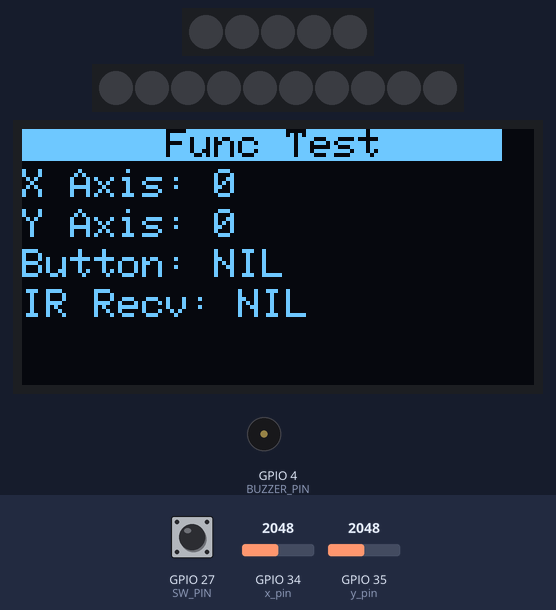
The sketch below on a simulated ESP32. On the bench: 5 RGB LEDs in strip order, left to right, 10 RGB LEDs in strip order, left to right, 128×64 one-colour display, buzzer (waves = sounding). Inputs (shaded band) come from the test bench; at power-on: GPIO 27 (SW_PIN) LOW, GPIO 34 (x_pin) = 2048, GPIO 35 (y_pin) = 2048. Dim RGB values are drawn brighter than linear; what the sketch prints to the serial monitor is not drawn.

Above: at 1.2 s.
1.3 s: GPIO 27 (SW_PIN) pulled HIGH for 1 s
At 1.9 s:
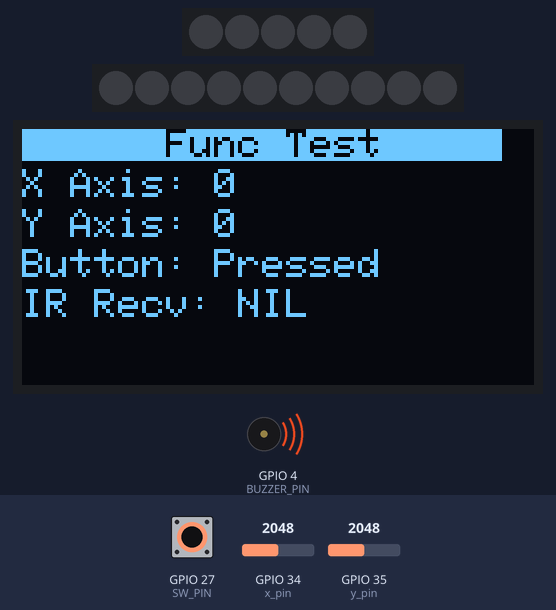
4.0 s: GPIO 34 (x_pin) set to 2866
At 4.9 s:
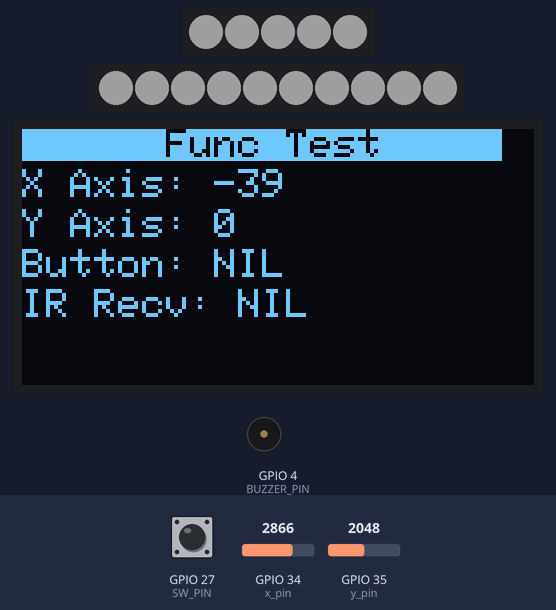
6.0 s: GPIO 35 (y_pin) set to 2866
At 7.9 s:
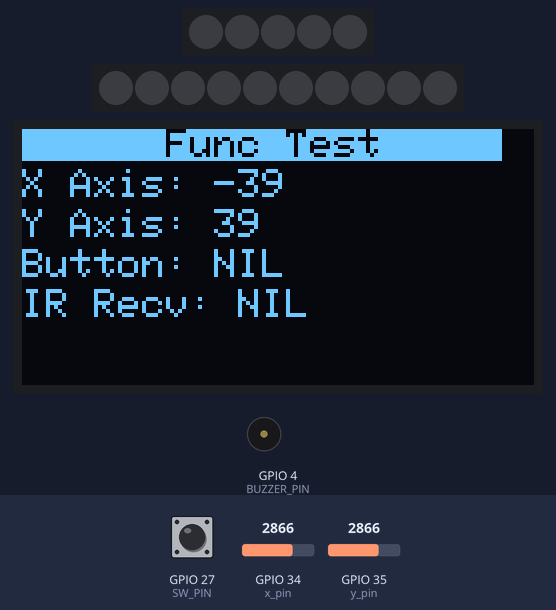
11.1 s: GPIO 34 (x_pin) set to 3603
At 11.9 s:
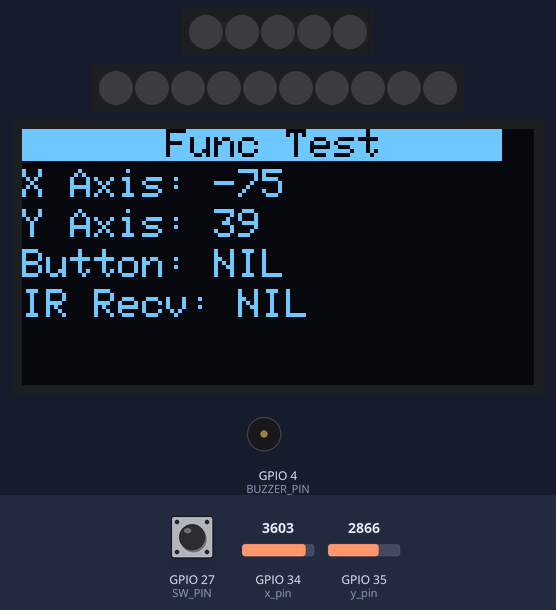
13.6 s: GPIO 35 (y_pin) set to 3603
At 16.3 s:
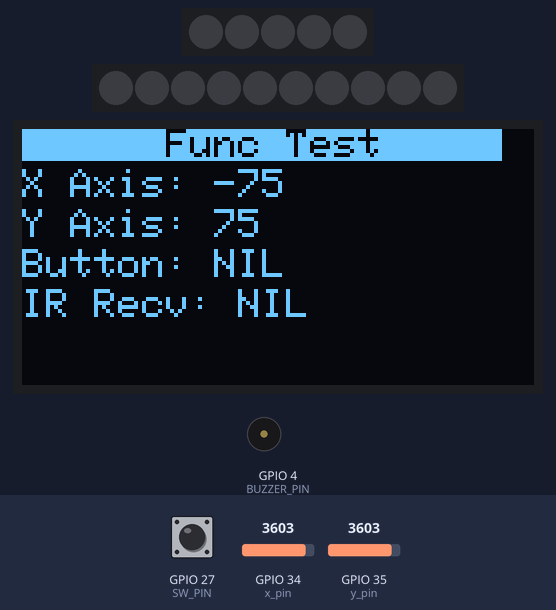
Timing chart, 0 to 17.1 s (numbered marks = the images above; inputs shaded):
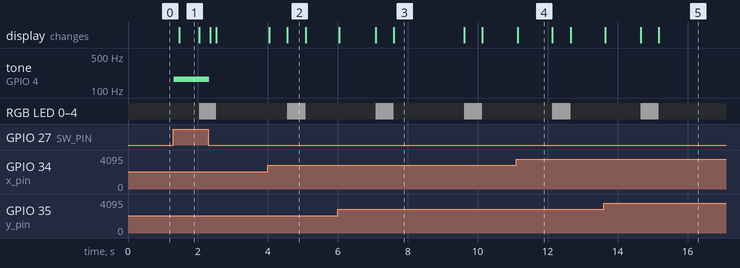

Measured:
- after the input at 1.3 s, tone on GPIO 4 (BUZZER_PIN): silent → 165 Hz at once, → silent 1.0 s later; the display: changes after 0.16 s (image 1)
- after the input at 4.0 s, the display: first changes at once (image 2 shows a later state)
- after the input at 6.0 s, the display: changes at once (image 3)
- after the input at 11.1 s, the display: changes at once (image 4)
- after the input at 13.6 s, the display: changes at once (image 5)
- what the display in image 1 shows lasts 0.5 s, from 1.5 s to 2.0 s
- what the display in image 2 shows lasts 0.5 s, from 4.6 s to 5.1 s

The sketch:

WANDERER_functional_test.ino
```cpp
/*
 * Functional Test for WANDerer
 *
 * Checks joystick, OLED, buzzer, LEDs and IR Transmitter + Receiver
 *
 * For Code Generalisation: This code assumes LED are still placed both in front and on top
 */
#include "ENITIO_NeoPixel.h"
#include "ENITIO_joystick.h"
#include "ENITIO_ir.h"
#include "ENITIO_buzzer.h"

#include <SPI.h>
#include <Wire.h>
#include <Adafruit_GFX.h>
#include <Adafruit_SSD1306.h>

#define SCREEN_WIDTH 128 // OLED display width, in pixels
#define SCREEN_HEIGHT 64 // OLED display height, in pixels

// Declaration for an SSD1306 display connected to I2C (SDA, SCL pins)
// The pins for I2C are defined by the Wire-library.
// On an arduino UNO:       A4(SDA), A5(SCL)
// On an arduino MEGA 2560: 20(SDA), 21(SCL)
// On an arduino LEONARDO:   2(SDA),  3(SCL), ...

// the font height for font size 1 is 8
#define OLED_RESET     -1 // Reset pin # (or -1 if sharing Arduino reset pin)
#define SCREEN_ADDRESS 0x3C ///< See datasheet for Address; 0x3D for 128x64, 0x3C for 128x32
Adafruit_SSD1306 display(SCREEN_WIDTH, SCREEN_HEIGHT, &Wire, OLED_RESET);

unsigned long last_LED_flash_time = 0;
bool current_LED_state = 0;
int LED_flash_interval = 500;
int test_xValue = 0;
int test_yValue = 0;
int test_btnState = 0;

// IR variables
int IR_sent_flag = 0;
int IR_ACTION_RECV_WAIT = 150;
unsigned long IR_last_action_recv = 0;
int recv_status = 0;
int IR_flag_active_duration = 2000;

void toggle_LED(unsigned long currTime) {
  if (current_LED_state) {
    // now turn it off
    test_NeoPixel.off_FRONT();
    test_NeoPixel.off_TOP();
  } else {
    // turn it on
    test_NeoPixel.displayRGB_FRONT(255, 255, 255);
    test_NeoPixel.displayRGB_TOP(255, 255, 255);
  }
  current_LED_state = !current_LED_state;
  last_LED_flash_time = currTime;
}

void send_test_IR_message() {
  uint16_hex_digits address_digits, command_digits;

  address_digits.digit0 = 0;
  address_digits.digit1 = 1;
  address_digits.digit2 = 2;
  address_digits.digit3 = 4;

  command_digits.digit0 = 1;
  command_digits.digit1 = 2;

  ir_signal send_signal;

  send_signal.address = address_digits;
  send_signal.command = command_digits;

  Serial.print("Sending IR message: ");
  Serial.printf("%d %d %d %d %d %d %d %d \n", address_digits.digit3, address_digits.digit2, address_digits.digit1, address_digits.digit0, \
                                                    command_digits.digit3, command_digits.digit2, command_digits.digit1, command_digits.digit0);

  test_IR.send(send_signal, 1);
  IR_sent_flag = 1;
}

void receive_IR_messages(unsigned long currTime) {
  if (test_IR.available()) {
    ir_signal IRsignal_ = test_IR.read();
    Serial.println("Received Message!");
    if ((currTime - IR_last_action_recv) > IR_ACTION_RECV_WAIT) {
      // verify checksum
      unsigned int check0 = IRsignal_.address.digit0;
      unsigned int check1 = IRsignal_.address.digit1;
      unsigned int check2 = IRsignal_.address.digit2;
      unsigned int check3 = IRsignal_.address.digit3;

      if (check0 == 0 && check1 == 1 && check2 == 2 && check3 == 3) {
        // receive from test device success
        recv_status = 1;
        IR_last_action_recv = currTime;
      }
    }
  }
}

void test_loop() {
  unsigned long currTime = millis();
  if (current_LED_state && (currTime - last_LED_flash_time) > LED_flash_interval) {
    toggle_LED(currTime);
  } else if (!current_LED_state && (currTime - last_LED_flash_time) > 4 * LED_flash_interval){
    toggle_LED(currTime);
  }

  // update local states of joystick
  if (test_joystick.read_Joystick() == button) {
    // button is pressed - sound buzzer and send IR
    test_Buzzer.sound(NOTE_E3);
    if (IR_sent_flag == 0) {
      send_test_IR_message();
    }
    test_btnState = 1;
  } else {
    // turn off buzzer
    test_Buzzer.end_sound();
    IR_sent_flag = 0;
    test_btnState = 0;
  }
  // evaluating the if condition will also update x and y values of joystick
  test_xValue = test_joystick.get_xValue();
  test_yValue = test_joystick.get_yValue();

  receive_IR_messages(currTime);
  // reset IR flag if required
  if ((currTime - IR_last_action_recv) > IR_flag_active_duration) {
    recv_status = 0;
  }
}

void display_test_results() {
  display.clearDisplay();
  display.setTextSize(1); // Draw SIZE
  display.setTextColor(SSD1306_BLACK, SSD1306_WHITE); // Draw 'inverse' text

  display.setCursor(0, 0);
  display.println(F("      Func Test     "));

  display.setTextColor(SSD1306_WHITE);
  display.setTextSize(1); // Draw SIZE
  display.setCursor(0, 10);
  display.print("X Axis: "); display.println(test_xValue);

  display.setCursor(0, 20);
  display.print("Y Axis: "); display.println(test_yValue);

  display.setCursor(0, 30);
  display.print("Button: ");
  if (test_btnState == 1) {
    display.println("Pressed");
  } else {
    display.println("NIL");
  }

  display.setCursor(0, 40);
  display.print("IR Recv: ");
  if (recv_status == 1) {
    display.println("Received");
  } else {
    display.println("NIL");
  }

  display.display();
};

void setup() {
  test_NeoPixel.initialize();
  test_NeoPixel.off_FRONT();
  test_NeoPixel.off_TOP();

  Serial.begin(115200);
  test_IR.enable();

  if(!display.begin(SSD1306_SWITCHCAPVCC, SCREEN_ADDRESS)) {
    Serial.println(F("SSD1306 allocation failed"));
    for(;;); // Don't proceed, loop forever
  }

  test_joystick.initialize();
}

void loop() {
  test_loop();
  display_test_results();
}
```

ENITIO_NeoPixel.h
```cpp
#include <Adafruit_NeoPixel.h>
#ifdef __AVR__
    #include <avr/power.h> // Required for 16 MHz Adafruit Trinket
#endif


#define FRONT_PIN 15
#define TOP_PIN 2
#define FRONT_NUMPIXELS 10
#define TOP_NUMPIXELS 5

Adafruit_NeoPixel pixelsFRONT(FRONT_NUMPIXELS, FRONT_PIN, NEO_GRB + NEO_KHZ800);
Adafruit_NeoPixel pixelsTOP(TOP_NUMPIXELS, TOP_PIN, NEO_GRB + NEO_KHZ800);

class NeoPixel {
  public:
    void initialize(){
        // These lines are specifically to support the Adafruit Trinket 5V 16 MHz.
        // Any other board, you can remove this part (but no harm leaving it):
        #if defined(__AVR_ATtiny85__) && (F_CPU == 16000000)
        clock_prescale_set(clock_div_1);
        #endif
        // END of Trinket-specific code.

        pixelsTOP.begin(); // INITIALIZE NeoPixel strip object (REQUIRED)
        pixelsTOP.setBrightness(30);
        pixelsFRONT.begin();
        pixelsFRONT.setBrightness(30);

        off_FRONT();
        off_TOP();

    }

    void displayRGB_TOP(int R, int G, int B){
        pixelsFRONT.clear();
        for(int i=0; i<TOP_NUMPIXELS; i++) { // For each pixel...
            pixelsTOP.setPixelColor(i, pixelsTOP.Color(R, G, B));
        }
        pixelsTOP.show();   // Send the updated pixel colors to the hardware.
    }

    void off_TOP(){
        pixelsTOP.clear();
        pixelsTOP.show();
    }

    void displayRGB_FRONT(int R, int G, int B){
        pixelsFRONT.clear();
        for(int i=0; i<FRONT_NUMPIXELS; i++) { // For each pixel...
            pixelsFRONT.setPixelColor(i, pixelsFRONT.Color(R, G, B));
        }
        pixelsFRONT.show();   // Send the updated pixel colors to the hardware.
    }

    void off_FRONT(){
        pixelsFRONT.clear();
        pixelsFRONT.show();
    }
};

NeoPixel test_NeoPixel;
```

ENITIO_buzzer.h
```cpp
void noTone(uint8_t pin)
{
    ledcDetachPin(pin);
    ledcWrite(0, 0);
}

void tone(byte pin, int freq) {
  ledcSetup(0, 2000, 8); // setup beeper
  ledcAttachPin(pin, 0); // attach beeper
  ledcWriteTone(0, freq); // play tone
}

#define BUZZER_PIN 4

class Buzzer{
  public:
    void sound(int frequency){
      tone(BUZZER_PIN, frequency);
    }

    void end_sound(){
      noTone(BUZZER_PIN);
    }
};

Buzzer test_Buzzer;

#define NOTE_B0  31
#define NOTE_C1  33
#define NOTE_CS1 35
#define NOTE_D1  37
#define NOTE_DS1 39
#define NOTE_E1  41
#define NOTE_F1  44
#define NOTE_FS1 46
#define NOTE_G1  49
#define NOTE_GS1 52
#define NOTE_A1  55
#define NOTE_AS1 58
#define NOTE_B1  62
#define NOTE_C2  65
#define NOTE_CS2 69
#define NOTE_D2  73
#define NOTE_DS2 78
#define NOTE_E2  82
#define NOTE_F2  87
#define NOTE_FS2 93
#define NOTE_G2  98
#define NOTE_GS2 104
#define NOTE_A2  110
#define NOTE_AS2 117
#define NOTE_B2  123
#define NOTE_C3  131
#define NOTE_CS3 139
#define NOTE_D3  147
#define NOTE_DS3 156
#define NOTE_E3  165
#define NOTE_F3  175
#define NOTE_FS3 185
#define NOTE_G3  196
#define NOTE_GS3 208
#define NOTE_A3  220
#define NOTE_AS3 233
#define NOTE_B3  247
#define NOTE_C4  262
#define NOTE_CS4 277
#define NOTE_D4  294
#define NOTE_DS4 311
#define NOTE_E4  330
#define NOTE_F4  349
#define NOTE_FS4 370
#define NOTE_G4  392
#define NOTE_GS4 415
#define NOTE_A4  440
#define NOTE_AS4 466
#define NOTE_B4  494
#define NOTE_C5  523
#define NOTE_CS5 554
#define NOTE_D5  587
#define NOTE_DS5 622
#define NOTE_E5  659
#define NOTE_F5  698
#define NOTE_FS5 740
#define NOTE_G5  784
#define NOTE_GS5 831
#define NOTE_A5  880
#define NOTE_AS5 932
#define NOTE_B5  988
#define NOTE_C6  1047
#define NOTE_CS6 1109
#define NOTE_D6  1175
#define NOTE_DS6 1245
#define NOTE_E6  1319
#define NOTE_F6  1397
#define NOTE_FS6 1480
#define NOTE_G6  1568
#define NOTE_GS6 1661
#define NOTE_A6  1760
#define NOTE_AS6 1865
#define NOTE_B6  1976
#define NOTE_C7  2093
#define NOTE_CS7 2217
#define NOTE_D7  2349
#define NOTE_DS7 2489
#define NOTE_E7  2637
#define NOTE_F7  2794
#define NOTE_FS7 2960
#define NOTE_G7  3136
#define NOTE_GS7 3322
#define NOTE_A7  3520
#define NOTE_AS7 3729
#define NOTE_B7  3951
#define NOTE_C8  4186
#define NOTE_CS8 4435
#define NOTE_D8  4699
#define NOTE_DS8 4978
```

ENITIO_enums.h
```cpp
/*  enums_ENITIO.h

    This header file contains enumeration of all IR codes used in ENITIO, and provide
    functions to simplify IR usage in Navitas and games.
*/

#ifndef ENITIO_enums_h
#define ENITIO_enums_h

typedef enum {
    INVICTA = 0,
    DYNARI = 1,
    EPHILIA = 2,
    AKRONA = 3,
    SOLARIS = 4,
} CLAN_id ;

typedef enum {
    do_nothing = 0,
    attack = 1,
    collect = 2,
    heal = 3,
    revive = 4
} action_id ;

typedef enum {
    idle = 0,
    button = 1,
    right = 2,
    up = 3,
    left = 4,
    down = 5,
} joystick_pos ;

#endif
```

ENITIO_ir.h
```cpp
#include <Arduino.h>
#include <IRremote.h>

#define IR_RECEIVE_PIN     32
#define IR_SEND_PIN        33

#define IR_out_freq  38 // kHz
#define DELAY_AFTER_SEND 60
//#define DELAY_AFTER_RECEIVE 60

struct uint16_hex_digits
{
    unsigned int digit0 = 0;
    unsigned int digit1 = 0;
    unsigned int digit2 = 0;
    unsigned int digit3 = 0;
};

struct ir_signal
{
    uint16_hex_digits address;
    uint16_hex_digits command;
};

class IR{
    public:
        IR(){}

        void enable(void)
        {
            IrReceiver.begin(IR_RECEIVE_PIN);
            IrSender.begin(IR_SEND_PIN);;  // Enable the sensor.
            IrSender.enableIROut(IR_out_freq);
            IrReceiver.start();
        }


        void send(ir_signal signal, uint8_t sRepeats)
        {
            uint16_t sAddress = encode_uint16(signal.address);
            uint16_t sCommand = encode_uint16(signal.command);
            IrSender.sendNEC(sAddress, sCommand, sRepeats);
            delay(DELAY_AFTER_SEND);
            IrReceiver.restartAfterSend();
        }


        int available(void)
        {
            return IrReceiver.decode();
        }


        ir_signal read(void)
        {
            uint16_hex_digits address = decode_uint16(IrReceiver.decodedIRData.address);
            uint16_hex_digits command = decode_uint16(IrReceiver.decodedIRData.command);

            ir_signal received_signal_decoded;
            received_signal_decoded.address = address;
            received_signal_decoded.command = command;
            IrReceiver.resume();

            return received_signal_decoded;
        }

        uint16_hex_digits decode_uint16(uint16_t number) {
            uint16_hex_digits decoded_digits;
            decoded_digits.digit0 = number & 0x000F;
            decoded_digits.digit1 = (number >> 4) & 0x000F;
            decoded_digits.digit2 = (number >> 8) & 0x000F;
            decoded_digits.digit3 = (number >> 12) & 0x000F;
            return decoded_digits;
        }

        uint16_t encode_uint16(uint16_hex_digits digits){
            return digits.digit0 + (digits.digit1 << 4) + (digits.digit2 << 8) + (digits.digit3 << 12);
        }
};

IR test_IR;
```

ENITIO_joystick.h
```cpp
#define SW_PIN 27
#define x_pin  34 // analog pin connected to X output
#define y_pin  35 // analog pin connected to Y output

#define MOVE_BOUNDARY 50
#define RELEASE_BOUNDARY 25

#include <Arduino.h>
#include <cmath>
#include "ENITIO_enums.h"

class Joystick{
    private:
        int state = 0 ;
        int xValue = 0;
        int yValue = 0;

    public:
        void initialize() {
            pinMode(SW_PIN, INPUT);
            digitalWrite(SW_PIN, LOW);
            pinMode(x_pin, INPUT);
            pinMode(y_pin, INPUT);
        }

        joystick_pos read_Joystick(){
            xValue = -map(analogRead(x_pin), 0, 4095, -100, 100) ;
            yValue = map(analogRead(y_pin), 0, 4095, -100, 100);
            int SW_state = digitalRead(SW_PIN);

            float r = sqrt(pow(xValue, 2) + pow(yValue,2));
            float theta = atan2(yValue,xValue) * 180 / PI;

            if (SW_state){
                return button;
            }
            else if (r <= MOVE_BOUNDARY){
                if (r <= RELEASE_BOUNDARY){
                    state = 0;
                }
                return idle;
            }
            else if ((theta > 45) && (theta <= 135)){
                return up;
            }
            else if ((theta > 135) || (theta <= -135)){
                return left;
            }
            else if ((theta > -135) && (theta <= -45)){
                return down;
            }
            else if ((theta > -45) && (theta <= 45)){
                return right;
            }
        }

        void set_state(){
            state = 1;
        }

        int get_state(){
            return state;
        }

        int get_xValue() {
            return xValue;
        }

        int get_yValue() {
            return yValue;
        }
};

Joystick test_joystick;
```
